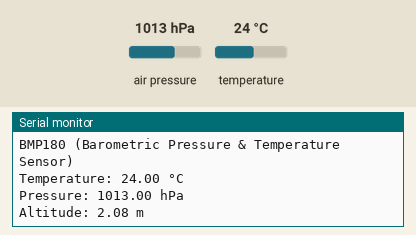
This program was run on a simulated ESP32. Parts: the last lines printed to the serial monitor. Inputs (shaded band) come from the test bench; at power-on: air pressure 1013 hPa, temperature 24 °C.

Above: at 1.2 s.
1.3 s: air pressure set to 952 hPa
At 2.6 s:
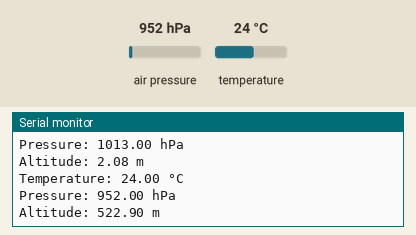
2.8 s: temperature set to 12 °C
At 4.2 s:
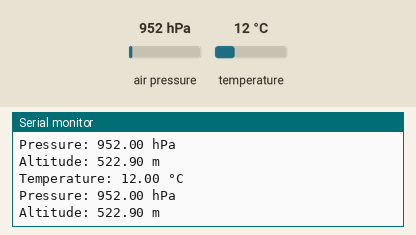
4.3 s: air pressure set to 975 hPa
At 6.6 s:
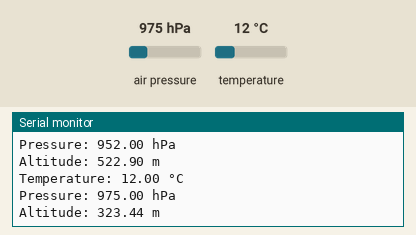
Timing chart, 0 to 8.1 s (numbered marks = the images above; inputs shaded):
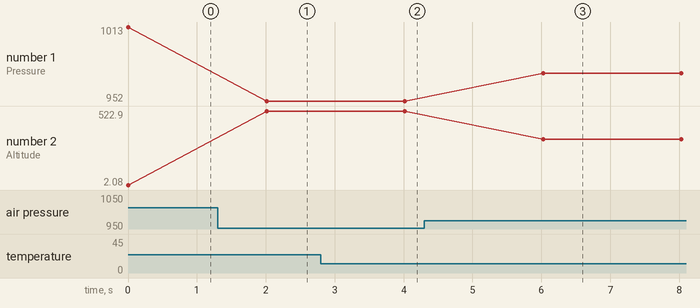

The program:

main.cpp
```cpp
#include <Arduino.h>
#include <Wire.h>
#include <Adafruit_BMP085.h>

Adafruit_BMP085 bmp;

void setup()
{
  Serial.begin(115200);
  Serial.println("\nBMP180 (Barometric Pressure & Temperature Sensor) ");
  bmp.begin();
}

void loop()
{

  float temperature = bmp.readTemperature();
  float pressure = bmp.readPressure() / 100.0;
  float altitude = bmp.readAltitude();

  Serial.print("Temperature: ");
  Serial.print(temperature);
  Serial.println(" °C");

  Serial.print("Pressure: ");
  Serial.print(pressure);
  Serial.println(" hPa");

  Serial.print("Altitude: ");
  Serial.print(altitude);
  Serial.println(" m");

  Serial.println();

  delay(2000);
}
```

Measured:
- after the input at 1.3 s, the serial monitor: prints a new line after 0.71 s (image 1)
- after the input at 2.8 s, the serial monitor: prints a new line after 1.2 s (image 2)
- after the input at 4.3 s, the serial monitor: prints a new line after 1.7 s (image 3)
- plotted number 1: 1013 → 952 after the input at 1.3 s, 952 → 975 after the input at 4.3 s
- plotted number 2: 2.08 → 522.9 after the input at 1.3 s, 522.9 → 323.44 after the input at 4.3 s
